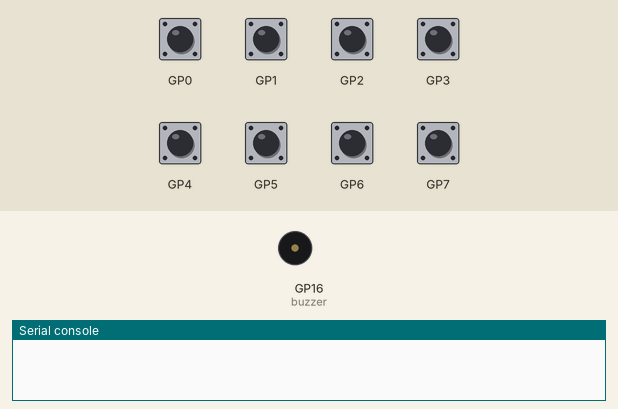
Simulated run of this program. Board: Raspberry Pi Pico running MicroPython. Parts: buzzer (waves = sounding), the last lines printed to the serial console. The test bench sets the inputs (shaded band); at power-on: GP0–7 HIGH.

Above: at 1.2 s.
1.3 s: GP0 pulled LOW for 0.15 s
At 1.4 s:
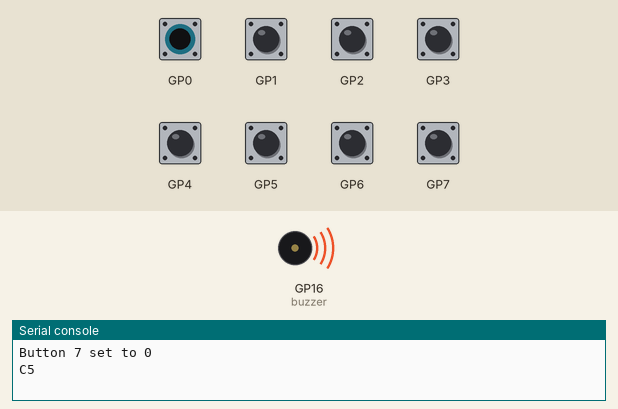
2.9 s: GP1 pulled LOW for 0.15 s
At 4.2 s:
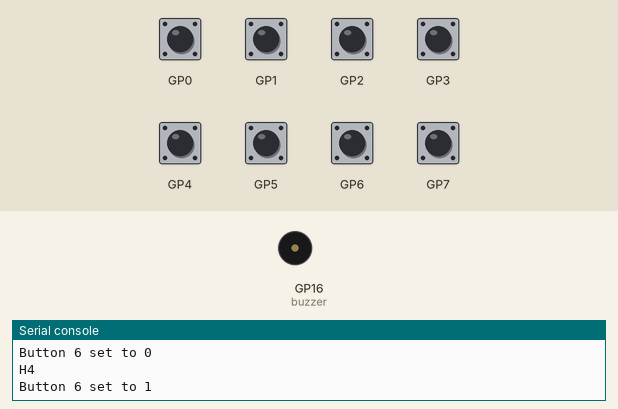
4.5 s: GP2 pulled LOW for 0.15 s
At 5.6 s:
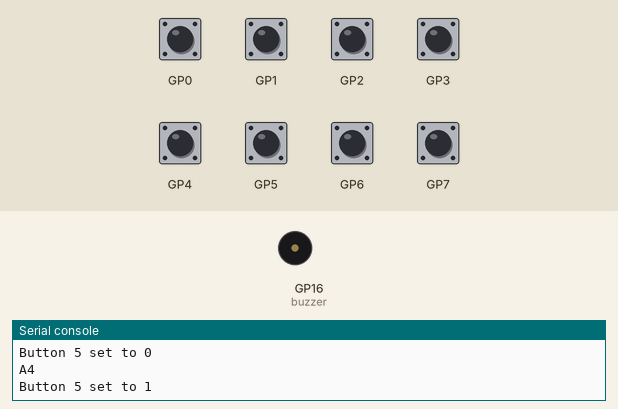
6.1 s: GP3 pulled LOW for 0.15 s
At 6.19 s:
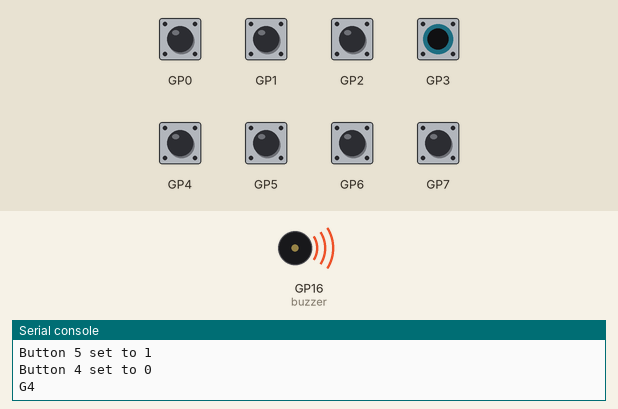
7.7 s: GP4 pulled LOW for 0.15 s
At 8.1 s:
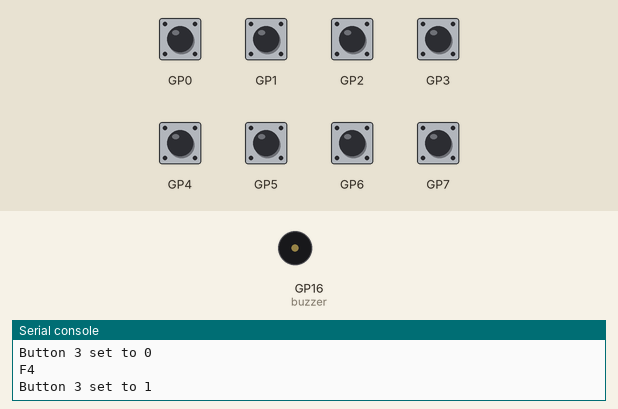
9.3 s: GP5 pulled LOW for 0.15 s
At 9.4 s:
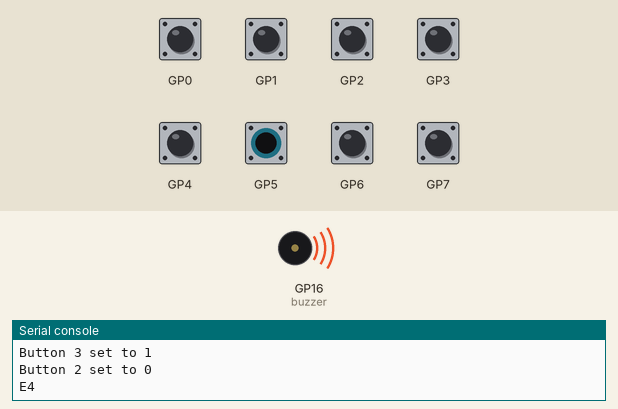
Timing chart, 0 to 11.9 s (numbered marks = the images above; inputs shaded):
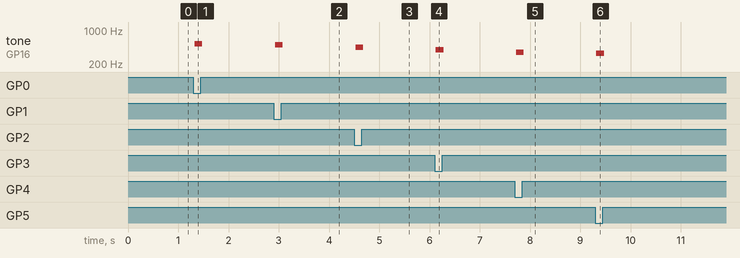

Measured:
- after the input at 1.3 s, tone on GP16 (buzzer): silent → 523 Hz at once, → silent 0.15 s later
- after the input at 2.9 s, tone on GP16 (buzzer): silent → 493 Hz at once, → silent 0.15 s later
- after the input at 4.5 s, tone on GP16 (buzzer): silent → 440 Hz at once, → silent 0.15 s later
- after the input at 6.1 s, tone on GP16 (buzzer): silent → 391 Hz at once, → silent 0.16 s later
- after the input at 7.7 s, tone on GP16 (buzzer): silent → 349 Hz at once, → silent 0.16 s later
- after the input at 9.3 s, tone on GP16 (buzzer): silent → 329 Hz at once, → silent 0.16 s later

The program:

piano.py
```python
from machine import Pin, PWM, Timer
from time import sleep

notes = ['C', 'Cis', 'D', 'Dis', 'E', 'F', 'Fis', 'G', 'Gis', 'A', 'Ais', 'H']
keys = [f"{note}{octave}"
        for octave in range(1, 6)
        for note in notes]
tones = [ int(55 * (2.0 ** (i / 12.0))) for i in range(-9,-9+5*12) ]
tonesByKeys = dict(zip(keys,tones))

NUM_BUTTONS = 8
PINS = list(range(7,-1,-1))  # GPIO 0–7
DEBOUNCE_MS = 20

buttons = []
last_state = []
state_changed = []
debounce_timer = Timer()
pending = False

# Initialize buttons
for gpio in PINS:
    pin = Pin(gpio, Pin.IN, Pin.PULL_UP)
    buttons.append(pin)
    last_state.append(pin.value())
    state_changed.append(False)

def process_buttons(timer):
    global pending

    for i, pin in enumerate(buttons):
        state = pin.value()
        if state!=last_state[i]:
            state_changed[i] = True
            last_state[i] = state

    pending = False

def button_irq(pin):
    global pending
    if not pending:
        pending = True
        debounce_timer.init(
            mode=Timer.ONE_SHOT,
            period=DEBOUNCE_MS,
            callback=process_buttons
        )

# Attach same IRQ handler to all buttons
for pin in buttons:
    pin.irq(
        trigger=Pin.IRQ_FALLING | Pin.IRQ_RISING,
        handler=button_irq
    )

buzzer = PWM(Pin(16,Pin.OUT))

OCTAVE = 3
def tone(i):
    if i<3:
        return OCTAVE*12+2*i
    elif i<7:
        return OCTAVE*12+2*i-1
    else:
        return OCTAVE*12+12

while True:
    for i in PINS:
        if state_changed[i] and last_state[i]==1:
            print(f"Button {i} set to {last_state[i]}")
            state_changed[i] = False
            buzzer.duty_u16(0)
    for i in PINS:
        if state_changed[i] and last_state[i]==0:
            print(f"Button {i} set to {last_state[i]}")
            state_changed[i] = False
            state_changed[i] = False
            buzzer.duty_u16(32768)
            print(keys[tone(i)])
            buzzer.freq(tones[tone(i)])
    sleep(0.01)
```
